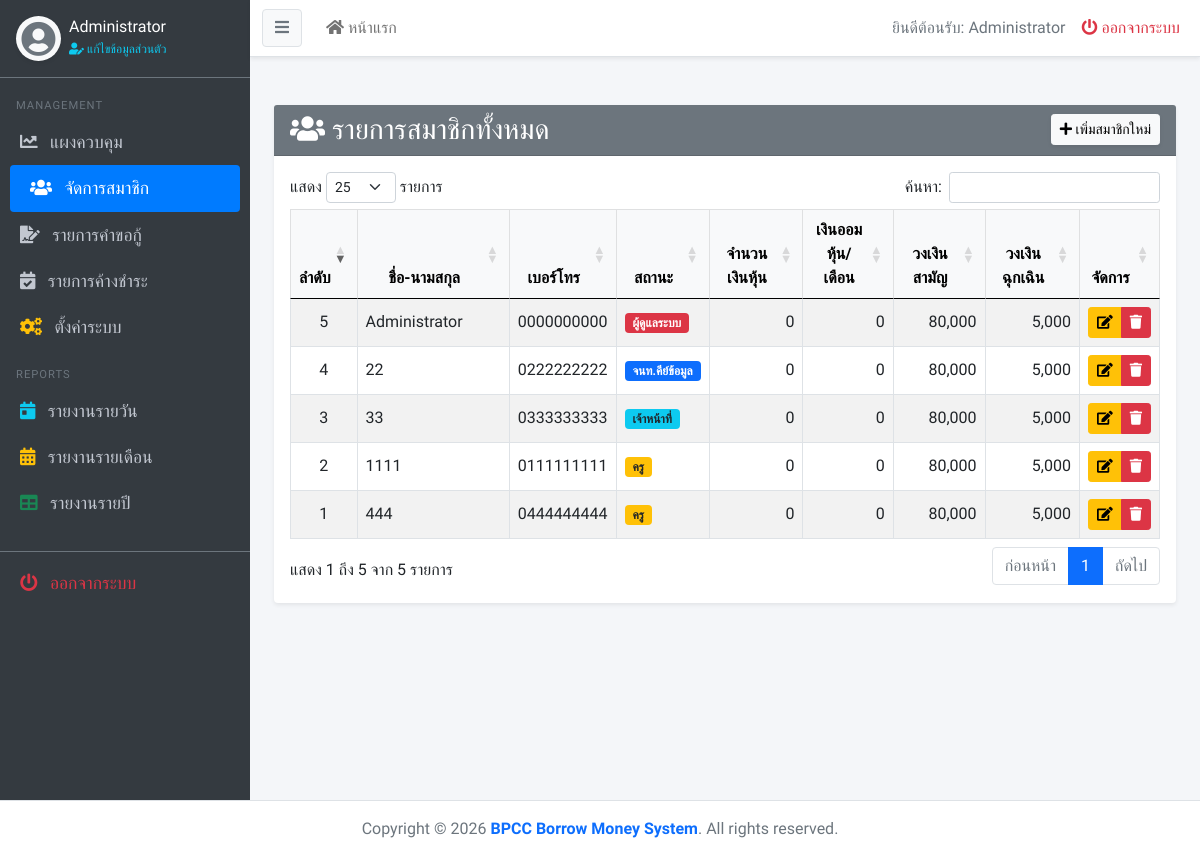
Page /admin/list_mem.php (signed in) on the earlier database version.
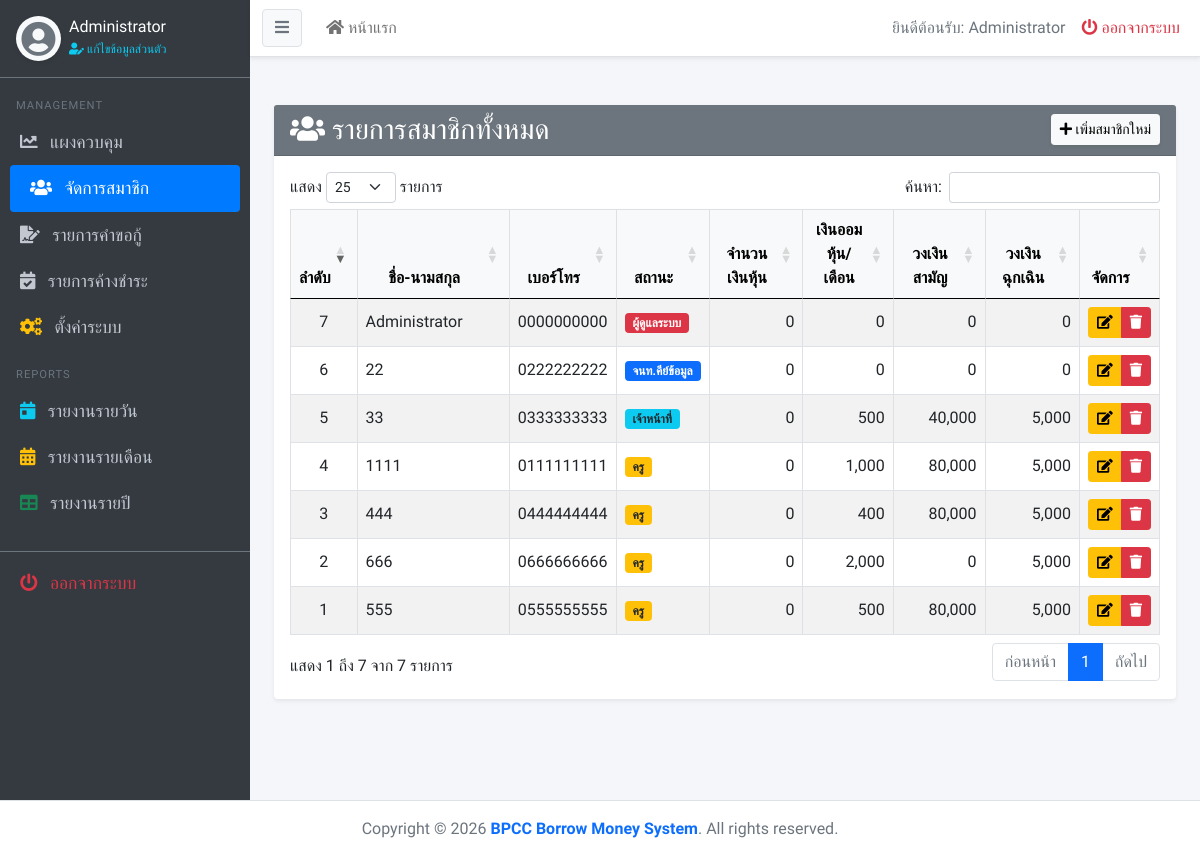
Same page on the later database version.
### tables this page shows
CREATE TABLE `member` (
  `mem_id` varchar(13) NOT NULL,
  `mem_name` varchar(80) NOT NULL,
  `mem_address` text NOT NULL,
  `mem_phone` varchar(10) NOT NULL,
  `mem_status` int(1) UNSIGNED NOT NULL COMMENT '0=แอดมิน, 1=พนักงานคีย์ข้อมูล, 2=ครู, 3=เจ้าหน้าที่',
  `mem_username` varchar(20) NOT NULL,
  `mem_password` varchar(255) NOT NULL,
  `mem_amount_stock` int(10) UNSIGNED NOT NULL COMMENT 'จำนวนเงินหุ้น',
  `mem_stock_savings` int(10) UNSIGNED NOT NULL DEFAULT 0 COMMENT 'เงินออมหุ้น (บาท/เดือน)',
  `mem_common_credit` int(10) UNSIGNED NOT NULL,
  `mem_emergency_credit` int(10) UNSIGNED NOT NULL,
  `mem_register_date` datetime NOT NULL
);

### admin/list_mem.php (the view, shortened to what this page needs)
<?php
include('../includes/header.php');
$query_member = "SELECT * FROM member ORDER BY mem_register_date DESC";
$rs_member = mysqli_query($condb, $query_member) or die("Error : ".mysqli_error($condb));
function getStatusName($status_id) {
    switch ($status_id) {
        case '0': return '<span class="badge bg-danger">ผู้ดูแลระบบ</span>';
        case '1': return '<span class="badge bg-primary">จนท.คีย์ข้อมูล</span>';
        case '2': return '<span class="badge bg-warning text-dark">ครู</span>';
        case '3': return '<span class="badge bg-info text-dark">เจ้าหน้าที่</span>';
    }
}
?>
    <section class="content mt-4">
      <div class="container-fluid">
        <div class="card shadow-sm border-0">
            <div class="card-header bg-secondary text-white d-flex justify-content-between align-items-center">
                <h3 class="card-title m-0">
                    <i class="fas fa-users"></i> รายการสมาชิกทั้งหมด
                </h3>
                <button type="button" class="btn btn-light btn-sm shadow-sm" data-bs-toggle="modal" data-bs-target="#addModal">
                    <i class="fa fa-plus"></i> เพิ่มสมาชิกใหม่
                </button>
            </div>
            <div class="card-body">
                <div class="table-responsive">
                    <table id="tableSearch" class="table table-bordered table-hover table-striped align-middle">
                        <thead class="table-light">
                            <tr>
                                <th width="5%" class="text-center">ลำดับ</th>
                                <th width="20%" class="text-center">ชื่อ-นามสกุล</th>
                                <th width="10%" class="text-center">เบอร์โทร</th>
                                <th width="10%" class="text-center">สถานะ</th>
                                <th width="12%" class="text-center">จำนวนเงินหุ้น</th>
                                <th width="12%" class="text-center">เงินออมหุ้น/เดือน</th>
                                <th width="12%" class="text-center">วงเงินสามัญ</th>
                                <th width="12%" class="text-center">วงเงินฉุกเฉิน</th>
                                <th width="10%" class="text-center">จัดการ</th>
                            </tr>
                        </thead>
                        <tbody>
                        <?php
                        $i = 1;
                        foreach ($rs_member as $row) {
                        ?>
                            <tr>
                                <td class="text-center"><?php echo $i++; ?></td>
                                <td><?php echo htmlspecialchars($row['mem_name']); ?></td>
                                <td class="text-start"><?php echo htmlspecialchars($row['mem_phone']); ?></td>
                                <td class="text-start">
                                    <?php echo getStatusName($row['mem_status']); ?>
                                </td>
                                <td class="text-end"><?php echo number_format(isset($row['mem_amount_stock']) ? (int)$row['mem_amount_stock'] : 0); ?></td>
                                <td class="text-end"><?php echo number_format(isset($row['mem_stock_savings']) ? (int)$row['mem_stock_savings'] : 0); ?></td>
                                <td class="text-end"><?php echo number_format($row['mem_common_credit']); ?></td>
                                <td class="text-end"><?php echo number_format($row['mem_emergency_credit']); ?></td>
                                <td class="text-center">
                                    <div class="btn-group" role="group">
                                        <button type="button" class="btn btn-warning btn-sm" data-bs-toggle="modal" data-bs-target="#editModal<?php echo $row['mem_id'];?>">
                                            <i class="fas fa-edit"></i>
                                        </button>
                                        <a href="member_db.php?mem_id=<?php echo htmlspecialchars($row['mem_id'], ENT_QUOTES); ?>&member=del" class="btn btn-danger btn-sm" onclick="return confirm('ต้องการลบข้อมูล <?php echo htmlspecialchars($row['mem_name'], ENT_QUOTES); ?> ใช่หรือไม่?');">
                                            <i class="fas fa-trash"></i>
                                        </a>
                                    </div>
                                </td>
                            </tr>
                        <?php } ?>
                        </tbody>
                    </table>
                </div>
            </div>
        </div>
      </div>
    </section>
<?php include('../includes/footer.php'); ?>

Differences in the rows shown:
added member: mem_name "555", mem_phone "0555555555", mem_status "ครู", mem_amount_stock "0", mem_stock_savings "500", mem_common_credit "80,000", mem_emergency_credit "5,000"
added member: mem_name "666", mem_phone "0666666666", mem_status "ครู", mem_amount_stock "0", mem_stock_savings "2,000", mem_common_credit "0", mem_emergency_credit "5,000"
changed member (number 3 of 7 on the later page): mem_stock_savings "0" → "400"
changed member (number 4 of 7 on the later page): mem_stock_savings "0" → "1,000"
changed member (number 5 of 7 on the later page): mem_stock_savings "0" → "500"; mem_common_credit "80,000" → "40,000"
changed member (number 6 of 7 on the later page): mem_common_credit "80,000" → "0"; mem_emergency_credit "5,000" → "0"
changed member "Administrator": mem_common_credit "80,000" → "0"; mem_emergency_credit "5,000" → "0"
Other differences:
text written by a page script: "แสดง รายการ ค้นหา: แสดง 1 ถึง 5 จาก 5 รายการ ก่อนหน้า 1 ถัดไป" → "แสดง รายการ ค้นหา: แสดง 1 ถึง 7 จาก 7 รายการ ก่อนหน้า 1 ถัดไป"
